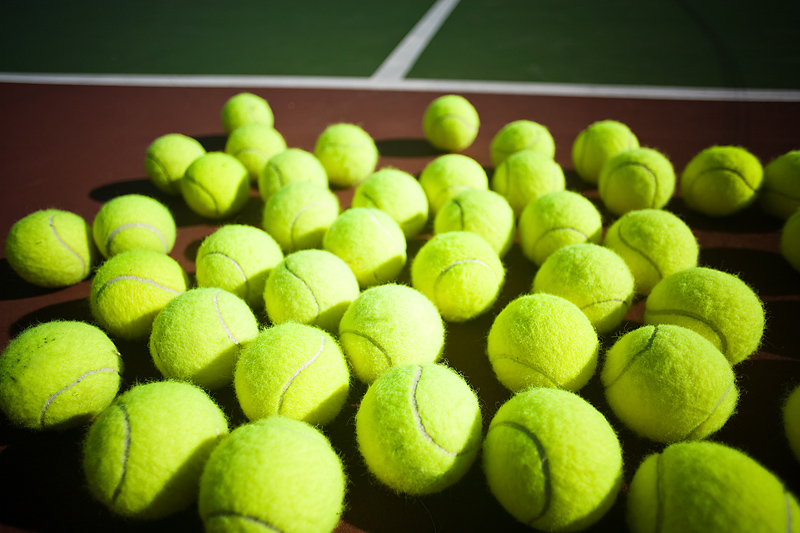
#> input picture BallDetection/build/used-tennis-balls.jpg, 800 x 533 px, given in place of the camera
$ python python_version.py
#> lines starting #> are read from the running program, lines starting #| are printed output that depends on the picture; after the words box and inside, x2 and y2 are one past the last pixel; in counts of white or black regions, pixels touching at a corner belong together
import cv2
import numpy as np

def nothing(x):
    pass

cap = cv2.VideoCapture(0)

yellow_min = np.array([21,101,68])
yellow_max = np.array([105,211,218])

cv2.namedWindow('adjust')

#create trackbars
cv2.createTrackbar('H-','adjust',yellow_min[0],360,nothing)
cv2.createTrackbar('S-','adjust',yellow_min[1],255,nothing)
cv2.createTrackbar('V-','adjust',yellow_min[2],255,nothing)
cv2.createTrackbar('H+','adjust',yellow_max[0],360,nothing)
cv2.createTrackbar('S+','adjust',yellow_max[1],255,nothing)
cv2.createTrackbar('V+','adjust',yellow_max[2],255,nothing)
cv2.createTrackbar('param1','adjust',20,100,nothing)
cv2.createTrackbar('param2','adjust',16,100,nothing)
cv2.createTrackbar('erosion','adjust',2,10,nothing)
cv2.createTrackbar('dilation','adjust',9,10,nothing)

while(True):
    #Capture frame-by-frame
    ret, frame = cap.read()
#> frame is the input picture: shape (533, 800, 3); mean B, G, R 38.6, 124.2, 110.2

    gray = cv2.cvtColor(frame, cv2.COLOR_BGR2GRAY)
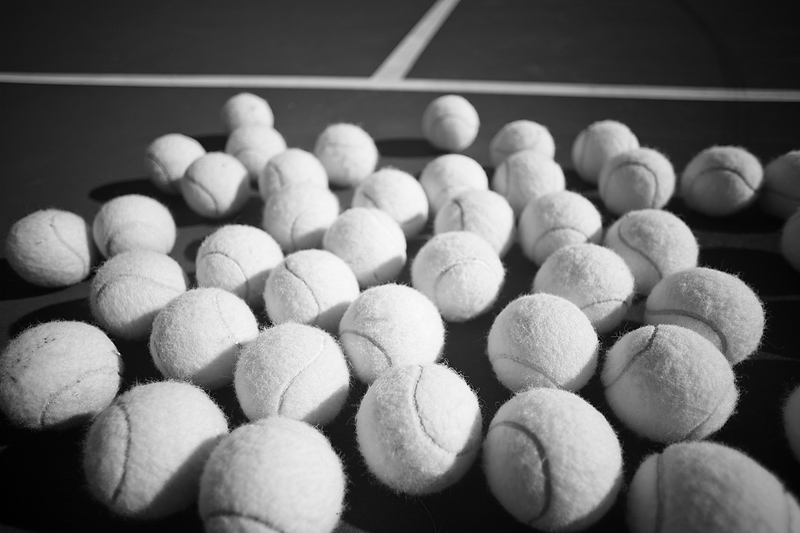
#> gray: shape (533, 800); min 0, max 249, mean 110.3

    h1 = cv2.getTrackbarPos('H-','adjust')
    s1 = cv2.getTrackbarPos('S-','adjust')
    v1 = cv2.getTrackbarPos('V-','adjust')
    h2 = cv2.getTrackbarPos('H+','adjust')
    s2 = cv2.getTrackbarPos('S+','adjust')
    v2 = cv2.getTrackbarPos('V+','adjust')
    p1 = cv2.getTrackbarPos('param1','adjust')
    p2 = cv2.getTrackbarPos('param2','adjust')
    erosion = cv2.getTrackbarPos('erosion','adjust')
    dilation = cv2.getTrackbarPos('dilation','adjust')

    yellow_min = np.array([h1,s1,v1])
    yellow_max = np.array([h2,s2,v2])

    hsv = cv2.cvtColor(frame, cv2.COLOR_BGR2HSV)
#> hsv: shape (533, 800, 3); mean H, S, V 35.2, 183.9, 128.1
    hsv = cv2.medianBlur(hsv,11)
#> hsv: shape (533, 800, 3); mean H, S, V 34.9, 185.2, 128.4
    yellow_mask = cv2.inRange(hsv,yellow_min,yellow_max)
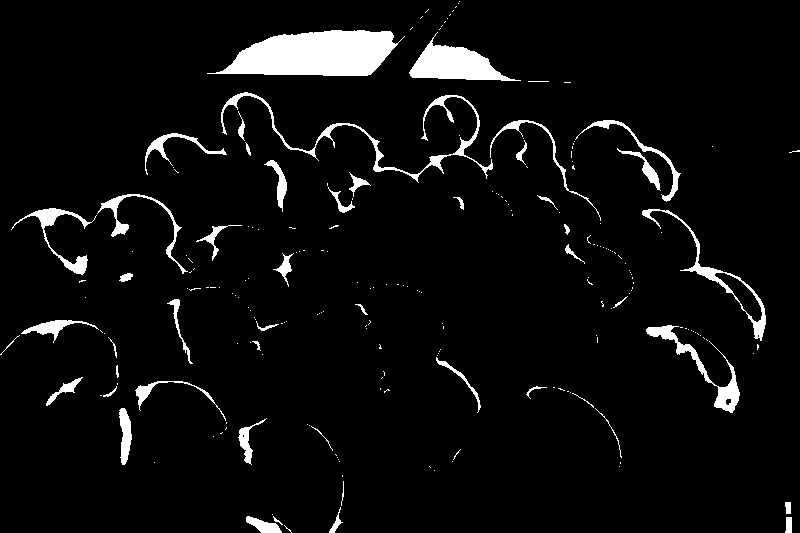
#> yellow_mask: shape (533, 800); 5.2% white; 220 white regions (170 under 20 px), largest, box (x1, y1, x2, y2) and area: (207, 30, 405, 76) 6171, (409, 32, 521, 81) 2429, (221, 92, 493, 183) 1853
    if erosion > 0:
        yellow_mask = cv2.erode(yellow_mask,None,iterations=erosion)
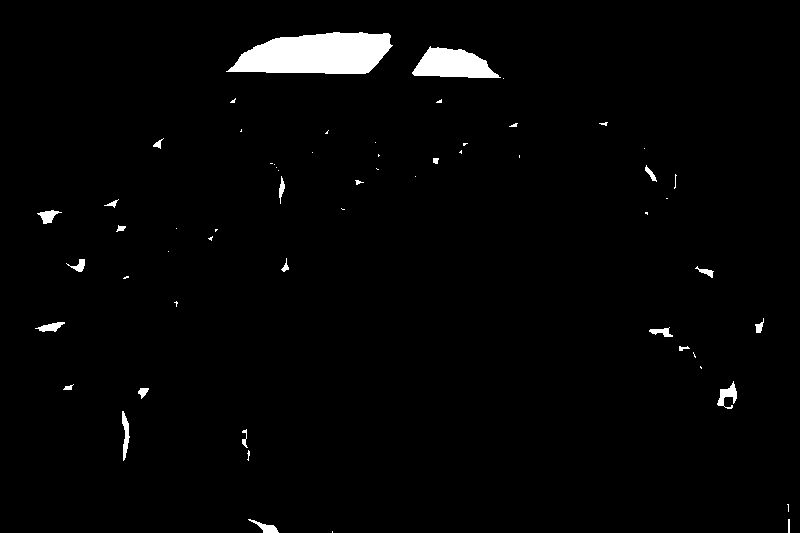
#> yellow_mask: shape (533, 800); 2.2% white; 59 white regions (34 under 20 px), largest, box (x1, y1, x2, y2) and area: (226, 32, 393, 74) 5249, (412, 46, 501, 78) 1849, (717, 381, 737, 409) 253
    if dilation > 0:
        yellow_mask = cv2.dilate(yellow_mask, None, iterations=dilation)
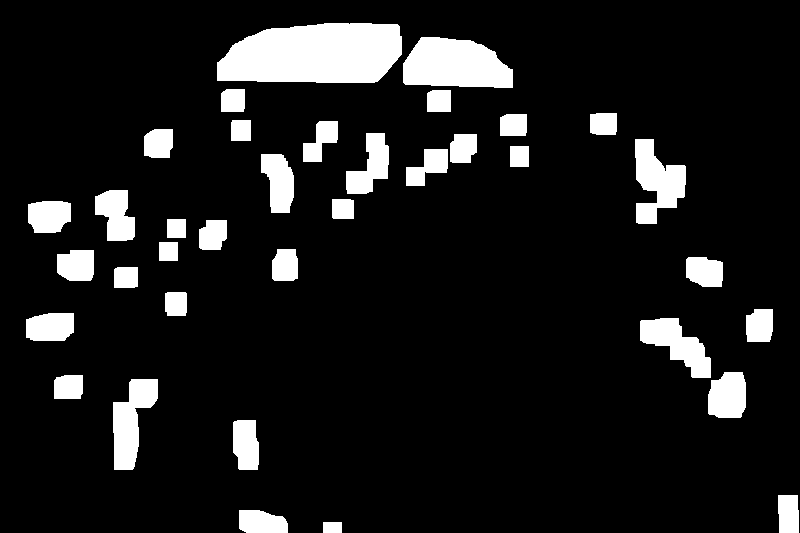
#> yellow_mask: shape (533, 800); 10.7% white; 36 white regions, largest, box (x1, y1, x2, y2) and area: (217, 23, 402, 83) 9374, (403, 37, 513, 88) 4435, (635, 139, 686, 224) 2592

    yellow_image = cv2.bitwise_and(hsv,hsv,mask = yellow_mask)
#> yellow_image: shape (533, 800, 3); mean H, S, V 4.2, 18.2, 15.9

    #yellow_gray = gray
    yellow_gray = yellow_image[:,:,2]
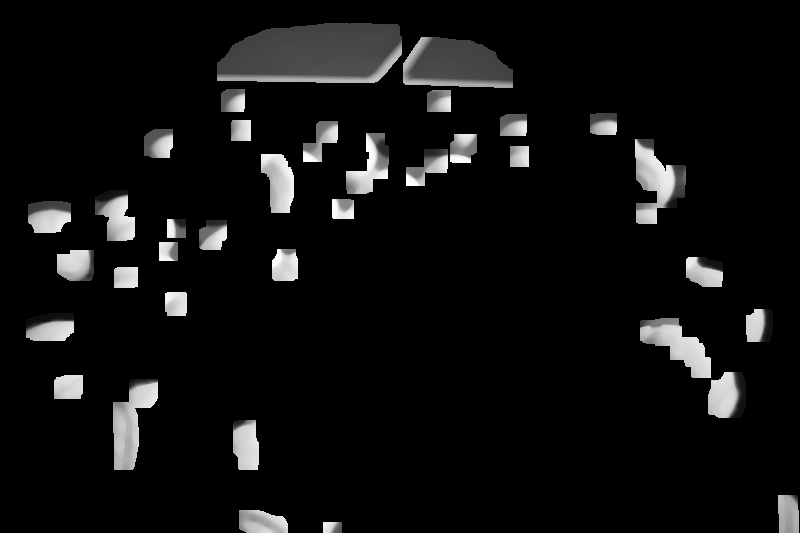
#> yellow_gray: shape (533, 800); min 0, max 255, mean 15.9
    #yellow_gray = cv2.GaussianBlur(yellow_gray,(5,5),0)
    #yellow_gray = cv2.medianBlur(yellow_gray,5)

    cimg = cv2.cvtColor(yellow_gray,cv2.COLOR_GRAY2BGR)

    #get circles with Hough circle transform
    circles = cv2.HoughCircles(yellow_mask,cv2.HOUGH_GRADIENT,dp=1,minDist=20,
                                param1=p1,param2=p2,minRadius=0,maxRadius=0)
#> circles = 105 rows, first 8: [348.5, 327.5, 306], [433.5, 387.5, 276.9], [340.5, 392.5, 370], [443.5, 526.5, 354.4], [349.5, 272.5, 250.9], [472.5, 276.5, 190.7], [428.5, 268.5, 232.3], [296.5, 136.5, 111.7]

    #Draw circles on image
    if not circles is None:
        print('num circles found:',len(circles))
#| num circles found: 1
        circles = np.uint16(np.around(circles))
#> circles = 105 rows, first 8: [348, 328, 306], [434, 388, 277], [340, 392, 370], [444, 526, 354], [350, 272, 251], [472, 276, 191], [428, 268, 232], [296, 136, 112]
        for i in circles[0,:]:
            # draw the outer circle
            cv2.circle(cimg,(i[0],i[1]),i[2],(0,255,0),2)
            # draw the center of the circle
            cv2.circle(cimg,(i[0],i[1]),2,(0,0,255),3)
#> this loop made 105 passes
#> i on passes 1 to 12: [348, 328, 306], [434, 388, 277], [340, 392, 370], [444, 526, 354], [350, 272, 251], [472, 276, 191], [428, 268, 232], [296, 136, 112], [442, 120, 85], [228, 206, 126], [242, 324, 185], [418, 210, 126]
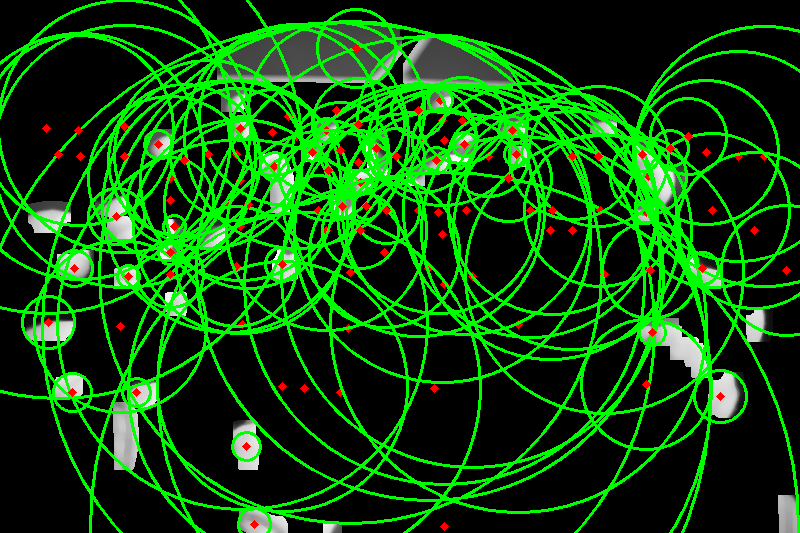
#> cimg: shape (533, 800, 3); mean B, G, R 9, 72.2, 11.2
    else:
        print('num circles found:',0)
    #edges = cv2.Canny(yellow_image, 100, 200)
    """
    cnts = cv2.findContours(yellow_mask.copy(), cv2.RETR_EXTERNAL,
		cv2.CHAIN_APPROX_SIMPLE)[-2]
    center = None

    # only proceed if at least one contour was found
    if len(cnts) > 0:
        # find the largest contour in the mask, then use
        # it to compute the minimum enclosing circle and
        # centroid
        #c = max(cnts, key=cv2.contourArea)
        for c in cnts:
            ((x, y), radius) = cv2.minEnclosingCircle(c)
            M = cv2.moments(c)
            center = (int(M["m10"] / M["m00"]), int(M["m01"] / M["m00"]))

            # only proceed if the radius meets a minimum size
            if radius > 10:
                # draw the circle and centroid on the frame,
                # then update the list of tracked points
                cv2.circle(frame, (int(x), int(y)), int(radius),
                        (0, 255, 255), 2)
                cv2.circle(frame, center, 5, (0, 0, 255), -1)
    """
    cv2.imshow('hsv',hsv)
    cv2.imshow('frame',frame)
    cv2.imshow('mask',yellow_mask)
    cv2.imshow('yellow',yellow_image)
    cv2.imshow('cimg',cimg)
    if cv2.waitKey(1) & 0xFF == ord('q'):
#> (key q is pressed here)
        break

cap.release()
cv2.destroyAllWindows()
